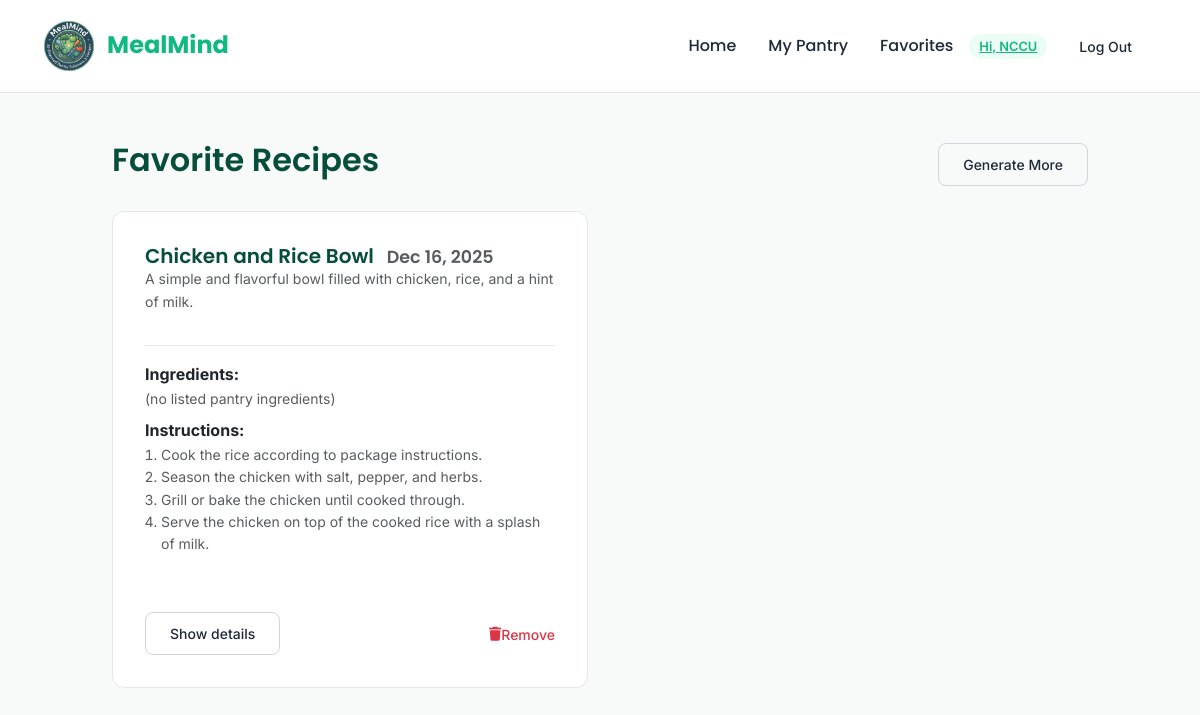
The page /favorites (signed in) on the database as committed earlier.
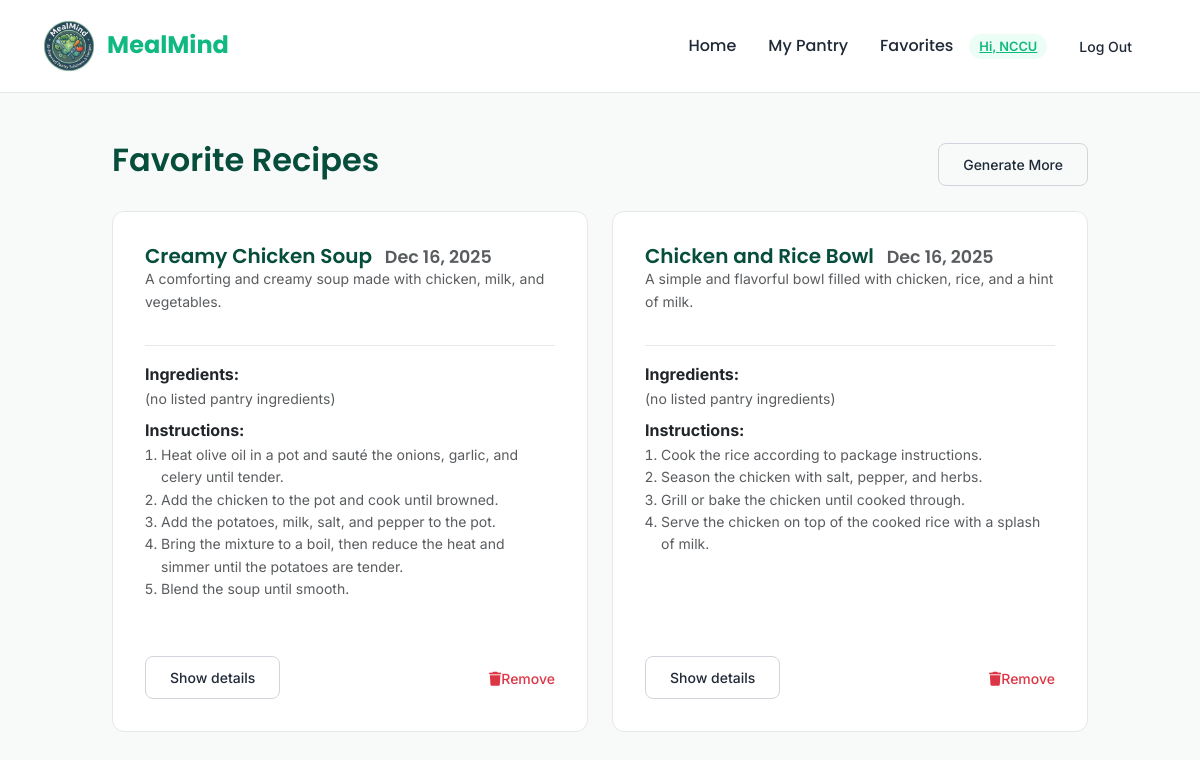
The same page on the database as committed later.
### app/models.py (models this page shows, shortened)
class User(UserMixin, db.Model):
    __tablename__ = "users"
    id = db.Column(db.Integer, primary_key=True)
    username = db.Column(db.String(150), unique=True, nullable=False)
    email = db.Column(db.String, unique=True, nullable=False)
    password = db.Column(db.String, nullable=False)
    created_on = db.Column(db.DateTime, nullable=False)
    is_admin = db.Column(db.Boolean, nullable=False, default=False)
    is_confirmed = db.Column(db.Boolean, nullable=False, default=False)
    confirmed_on = db.Column(db.DateTime, nullable=True)
    allergies = db.Column(db.JSON, nullable=True)

class SavedRecipe(db.Model):
    __tablename__ = 'saved_recipes'
    id = db.Column(db.Integer, primary_key=True)
    user_id = db.Column(db.Integer, db.ForeignKey('users.id', ondelete='CASCADE'), nullable=False)
    meal_name = db.Column(db.String(255), nullable=False)
    description = db.Column(db.Text, nullable=True)
    pantry_ingredients = db.Column(db.JSON, nullable=True)
    missing_ingredients = db.Column(db.JSON, nullable=True)
    instructions = db.Column(db.JSON, nullable=True)
    created_on = db.Column(db.DateTime, default=datetime.now)
    user = db.relationship('User', backref=db.backref('saved_recipes', cascade='all, delete-orphan', passive_deletes=True))

### app/routes.py (the view, shortened to what this page needs)
@routes_bp.route('/favorites')
@login_required
def favorites():
    from .models import SavedRecipe
    recipes = SavedRecipe.query.filter_by(user_id=current_user.id).order_by(SavedRecipe.created_on.desc()).all()
    import json as _json
    def _ensure_list(val):
        if val is None:
            return []
        if isinstance(val, (list, tuple)):
            return list(val)
    for r in recipes:
        try:
            r.pantry_ingredients = _ensure_list(r.pantry_ingredients)
        except Exception:
            r.pantry_ingredients = []
        try:
            r.missing_ingredients = _ensure_list(r.missing_ingredients)
        except Exception:
            r.missing_ingredients = []
        try:
            r.instructions = _ensure_list(r.instructions)
        except Exception:
            r.instructions = []
    return render_template('generator/favorites.html', recipes=recipes)

### app/__init__.py (called while the page is built)
def create_app(config_class=DevelopmentConfig):
    app = Flask(__name__, template_folder='templates', static_folder='static')
    CORS(app)
    app.config.from_object(config_class)
    db.init_app(app)
    login_manager = LoginManager()
    login_manager.login_view = 'routes.login'
    login_manager.init_app(app)
    from .models import User
    @login_manager.user_loader
    def load_user(user_id):
        return User.query.get(int(user_id))
    mail = Mail()
    mail.init_app(app)
    import app as _app
    _app.mail = mail
    from .routes import routes_bp
    app.register_blueprint(routes_bp)
    return app

### app/templates/generator/favorites.html (shortened to what this page needs)
{% extends "home/base.html" %}
{% block content %}
<div class="d-flex justify-content-between align-items-center mb-4">
    <h2> Favorite Recipes</h2>
    <a href="{{ url_for('routes.index') }}" class="btn btn-outline-secondary btn-sm">Generate More</a>
</div>
{% if recipes %}
<div class="row">
  {% for r in recipes %}
  <div class="col-md-6 mb-4">
    <div class="card h-100">
      <div class="d-flex justify-content-between align-items-center mb-3">
        <div>
          <h5 class="mb-0">
            {{ r.meal_name }}
            <small class="text-muted ms-2">{{ r.created_on.strftime('%b %d, %Y') if r.created_on }}</small>
          </h5>
          <small class="text-muted d-block">{{ r.description }}</small>
        </div>
      </div>
      <hr style="opacity: 0.1">
      <div class="mb-2">
        <strong>Ingredients:</strong>
        <p class="small text-muted mb-0">
            {% set total = r.pantry_ingredients|length if r.pantry_ingredients else 0 %}
            {% if total == 0 %}
                (no listed pantry ingredients)
            {% else %}
                {% for i in r.pantry_ingredients[:3] %}
                    {{ i }}{% if not loop.last %}, {% endif %}
                {% endfor %}
                {% if total > 3 %} <span class="text-muted">(+{{ total - 3 }} more)</span>{% endif %}
            {% endif %}
        </p>
      </div>
      {% if r.instructions %}
      <div class="mb-3">
        <strong>Instructions:</strong>
        <ol class="small text-muted ps-3 mb-0">
          {% for step in r.instructions %}
            <li>{{ step }}</li>
          {% endfor %}
        </ol>
      </div>
      {% endif %}
      <div class="mt-auto pt-3 d-flex justify-content-between align-items-center">
        <div>
          <button class="btn btn-sm btn-outline-secondary js-toggle-details" data-target="#details-{{ r.id }}">Show details</button>
        </div>
        <div>
          <form method="POST" action="{{ url_for('routes.delete_favorite', recipe_id=r.id) }}" onsubmit="return confirm('Remove this favorite?');" style="display:inline;">
              <button type="submit" class="btn btn-sm text-danger" style="background:none; padding:0;">
                  <i class="fa-solid fa-trash"></i> Remove
              </button>
          </form>
        </div>
      </div>
    </div>
  </div>
  {% endfor %}
</div>
{% else %}
  <div class="text-center py-5">
      <h3>No favorites yet.</h3>
      <p class="text-muted">Save some recipes from the generator!</p>
      <a href="{{ url_for('routes.index') }}" class="btn btn-primary mt-2">Go to Generator</a>
  </div>
{% endif %}
{% endblock %}

### app/templates/home/base.html (shortened to what this page needs)
<!DOCTYPE html>
<html lang="en">
<head>
    <link href="https://cdn.jsdelivr.net/npm/bootstrap@5.3.2/dist/css/bootstrap.min.css" rel="stylesheet">
    <link rel="stylesheet" href="https://cdnjs.cloudflare.com/ajax/libs/font-awesome/6.4.0/css/all.min.css">
    <link rel="stylesheet" href="{{ url_for('static', filename='style.css') }}">
</head>
<body>
<nav class="navbar navbar-expand-lg sticky-top">
    <div class="container-fluid">
        <a class="navbar-brand" href="{{ url_for('routes.index') }}" style="font-family:'Poppins', sans-serif; color: #10b981; font-weight:700; font-size: 1.5rem;">
            <img src="{{ url_for('static', filename='images/logo.png') }}" class="nav-icon-img" alt="Icon">
            MealMind
        </a>
        <div class="collapse navbar-collapse justify-content-end" id="navbarNav">
            <ul class="navbar-nav align-items-center">
                <li class="nav-item">
                    <a class="nav-link" href="{{ url_for('routes.index') }}">Home</a>
                </li>
                {% if current_user.is_authenticated %}
                    <li class="nav-item">
                        <a class="nav-link" href="{{ url_for('routes.pantry') }}">My Pantry</a>
                    </li>
                    <li class="nav-item">
                        <a class="nav-link" href="{{ url_for('routes.favorites') }}">Favorites</a>
                    </li>
                    <li class="nav-item ms-2">
                        <a class="badge-custom" href="{{ url_for('routes.profile') }}">Hi, {{ current_user.username }}</a>
                    </li>
                    <li class="nav-item ms-2">
                        <a class="btn btn-sm btn-outline-secondary" href="{{ url_for('routes.logout') }}" style="border:none;">Log Out</a>
                    </li>
                {% endif %}
            </ul>
        </div>
    </div>
</nav>
<main class="py-5">
     <div class="container">
    {% block content %}{% endblock %}
    </div>
</main>
</body>
</html>

### app/static/style.css (style rules this page uses)
:root { --primary-green: #10b981; --hover-green: #059669; --bg-color: #f8faf9; --text-main: #1f2937; --text-muted: #6b7280; --card-bg: #ffffff; --border-radius: 12px; }
body { font-family: 'Inter', sans-serif; background-color: var(--bg-color); color: var(--text-main); line-height: 1.6; }
h1, h2, h3, h4, h5 { font-family: 'Poppins', sans-serif; color: #064e3b; font-weight: 600; }
.navbar { background-color: var(--card-bg) !important; border-bottom: 1px solid #e5e7eb; padding: 1rem 2rem; }
.nav-link { font-family: 'Poppins', sans-serif; font-weight: 500; color: var(--text-main) !important; margin-left: 1rem; transition: color 0.2s; }
.nav-icon-img { width: 50px; height: 50px; object-fit: contain; margin-right: 8px; vertical-align: middle; }
.container { max-width: 1000px; margin: 0 auto; }
.card, .control-panel, .recipe-card { background: var(--card-bg); border: 1px solid #e5e7eb; border-radius: var(--border-radius); padding: 2rem; box-shadow: none !important; margin-bottom: 1.5rem; }
.btn { display: inline-flex; justify-content: center; align-items: center; text-align: center; border-radius: 8px; padding: 10px 24px; font-weight: 500; border: none; box-shadow: none; transition: background-color 0.2s; }
.btn-outline-secondary { border: 1px solid #d1d5db; color: var(--text-main); }
.badge-custom { background-color: #ecfdf5; color: var(--primary-green); padding: 5px 10px; border-radius: 20px; font-size: 0.8rem; font-weight: 600; }

Rows that differ between the two databases and show on the page:
added SavedRecipe: meal_name "Creamy Chicken Soup", created_on "Dec 16, 2025", description "A comforting and creamy soup made with chicken, milk, and vegetables.", instructions "Heat olive oil in a pot and sauté the onions, garlic, and celery until tender." "Add the chicken to the pot and cook until browned." "Add the potatoes, milk, salt, and pepper to the pot." "Bring the mixture to a boil, then reduce the heat and simmer until the potatoes are tender." "Blend the soup until smooth."
